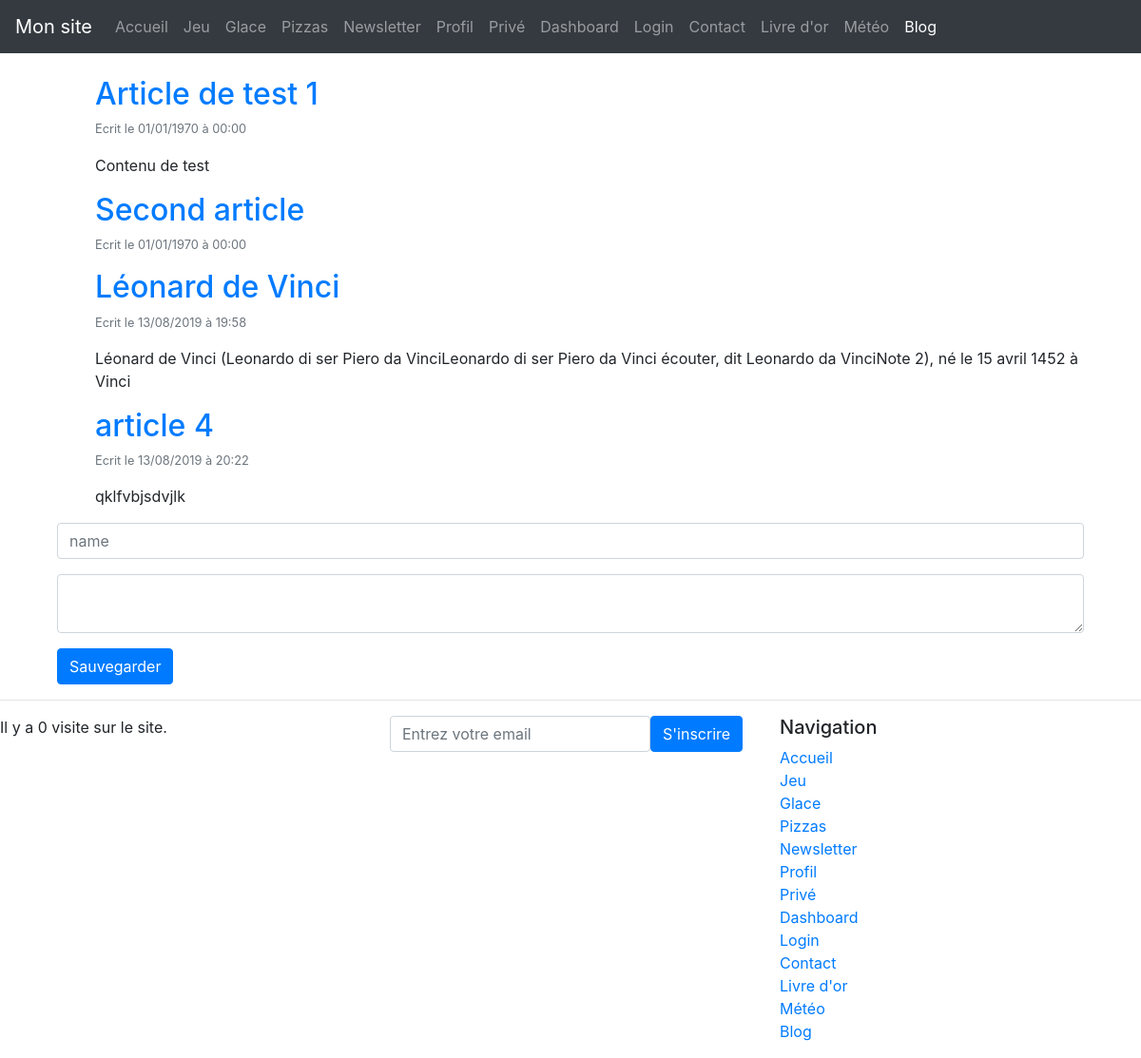
Screenshot of /blog.php with the database file from the repository.
### tables this page shows
CREATE TABLE "posts" (
	"id"	INTEGER PRIMARY KEY AUTOINCREMENT,
	"name"	TEXT,
	"content"	TEXT,
	"created_at"	INTEGER
);

### class/Post.php (called while the page is built, shortened)
<?php
class Post {
    public $content;
    public $created_at;
    public function __construct()
    {
        if (is_int($this->created_at) || is_string($this->created_at)) {
            $this->created_at = new DateTime('@' . $this->created_at);
        }
    }
    public function getExcerpt(): string
    {
        return substr($this->content, 0, 150);
    }
}

### class/Compteur.php (called while the page is built, shortened)
<?php
 class Compteur {
    protected $fichier;
    public function __construct(string $fichier)
    {
        $this->fichier = $fichier;
    }
    public function incrementer(): void
    {
        $compteur = 1;
    }
    public function recuperer(): int
    {
        if(!file_exists($this->fichier)) {
            return 0;
        }
        return file_get_contents($this->fichier);
    }
 }

### blog.php (the view, shortened to what this page needs)
<?php
require_once 'class/Post.php';
$pdo = new PDO('sqlite:blog/data.db', null, null, [
    PDO::ATTR_ERRMODE => PDO::ERRMODE_EXCEPTION,
    PDO::ATTR_DEFAULT_FETCH_MODE => PDO::FETCH_OBJ
]);
$error = null;
try {
    $query = $pdo->query('SELECT * FROM posts');
    $posts = $query->fetchAll(PDO::FETCH_CLASS, 'Post');
} catch (PDOException $e) {
    $error = $e->getMessage();
}
require 'header.php';
?>
<div class="container">
    <?php if ($error): ?>
    <div class="alert alert-danger">
        <?= $error ?>
    </div>
    <?php else: ?>
    <ul>
        <?php foreach ($posts as $post): ?>
        <h2><a href="blog/edit.php?id=<?= $post->id ?>"><?= htmlentities($post->name) ?></a></h2>
        <p class="small text-muted">
            Ecrit le <?= $post->created_at->format('d/m/Y à H:i') ?>
        </p>
        <p>
            <?= nl2br(htmlentities($post->getExcerpt())) ?>
        </p>
        <?php endforeach ?>
    </ul>
    <form action="" method="POST">
        <div class="form-group">
            <input type="text" class="form-control" name="name" placeholder="name">
        </div>
        <div class="form-group">
            <textarea class="form-control" name="content"></textarea>
        </div>
        <button class="btn btn-primary">Sauvegarder</button>
    </form>
    <?php endif ?>
</div>
<?php require 'footer.php' ?>

### header.php (shortened to what this page needs)
<?php
require_once 'functions.php';
?>
<!DOCTYPE html>
<html lang="fr">
<head>
    <link rel="stylesheet" href="https://stackpath.bootstrapcdn.com/bootstrap/4.3.1/css/bootstrap.min.css">
</head>
<body>
    <nav class="navbar navbar-expand-md navbar-dark bg-dark mb-4">
        <a class="navbar-brand" href="#">Mon site</a>
        <div class="collapse navbar-collapse" id="navbarSupportedContent">
            <ul class="navbar-nav mr-auto">
                <?= nav_menu('nav-link') ?>
            </ul>
        </div>
    </nav>
    <main role="main" class="container">

### functions.php (shortened to what this page needs)
<?php
function nav_item(string $lien, string $titre, string $linkClass = ''): string
{
    $classe = 'nav-item';
    if ($_SERVER['SCRIPT_NAME'] === $lien) {
        $classe .= ' active';
    }
    return <<<HTML
    <li class="$classe">
        <a class="$linkClass" href="$lien">$titre</a>
    </li>
HTML;
}
function nav_menu(string $linkClass = ''): string
{
    return
    nav_item('/cours/index.php', 'Accueil', $linkClass) .
    nav_item('/cours/jeu.php', 'Jeu', $linkClass) .
    nav_item('/cours/glace.php', 'Glace', $linkClass) .
    nav_item('/cours/pizzas.php', 'Pizzas', $linkClass) .
    nav_item('/cours/newsletter.php', 'Newsletter', $linkClass) .
    nav_item('/cours/profil.php', 'Profil', $linkClass) .
    nav_item('/cours/prive.php', 'Privé', $linkClass) .
    nav_item('/cours/dashboard.php', 'Dashboard', $linkClass) .
    nav_item('/cours/login.php', 'Login', $linkClass) .
    nav_item('/cours/contact.php', 'Contact', $linkClass) .
    nav_item('/cours/livre.php', 'Livre d\'or', $linkClass) .
    nav_item('/cours/meteo.php', 'Météo', $linkClass) .
    nav_item('/cours/blog.php', 'Blog', $linkClass);
}

### footer.php (shortened to what this page needs)
    </main>
<footer>
    <hr>
    <div class="row">
        <div class="col-md-4">
            <?php
            require_once 'class' . DIRECTORY_SEPARATOR . 'Compteur.php';
            $compteur = new Compteur('data' . DIRECTORY_SEPARATOR . 'compteur');
            $compteur->incrementer();
            $vues = $compteur->recuperer();
            ?>
            Il y a <?= $vues ?> visite<?php if ($vues > 1):?>s<?php endif ?> sur le site.
        </div>
        <div class="col-md-4">
            <form action="newsletter.php" method="POST" class="form-inline">
                <div class="form-group">
                    <input type="email" name="email" placeholder="Entrez votre email" required class="form-control" value="<?= htmlentities($email) ?>">
                </div>
                <button type="submit" class="btn btn-primary">S'inscrire</button>
            </form>
        </div>
        <div class="col-md-4">
            <h5>Navigation</h5>
            <ul class="list-unstyled text-small">
                <?= nav_menu('') ?>
            </ul>
        </div>
    </div>
</footer>
    </body>
</html>

### rows the page displays
posts: name "Article de test 1", created_at "01/01/1970 à 00:00", content "Contenu de test"
posts: name "Second article", created_at "01/01/1970 à 00:00"
posts: name "Léonard de Vinci", created_at "13/08/2019 à 19:58", content "Léonard de Vinci (Leonardo di ser Piero da VinciLeonardo di ser Piero da Vinci écouter, dit Leonardo da VinciNote 2), né le 15 avril 1452 à Vinci"
posts: name "article 4", created_at "13/08/2019 à 20:22", content "qklfvbjsdvjlk"

### other values shown
$titre "Accueil Jeu Glace Pizzas Newsletter Profil Privé Dashboard Login Contact Livre d'or Météo Blog Accueil Jeu Glace Pizzas Newsletter Profil Privé Dashboard Login Contact Livre d'or Météo Blog"
$vues "0"
